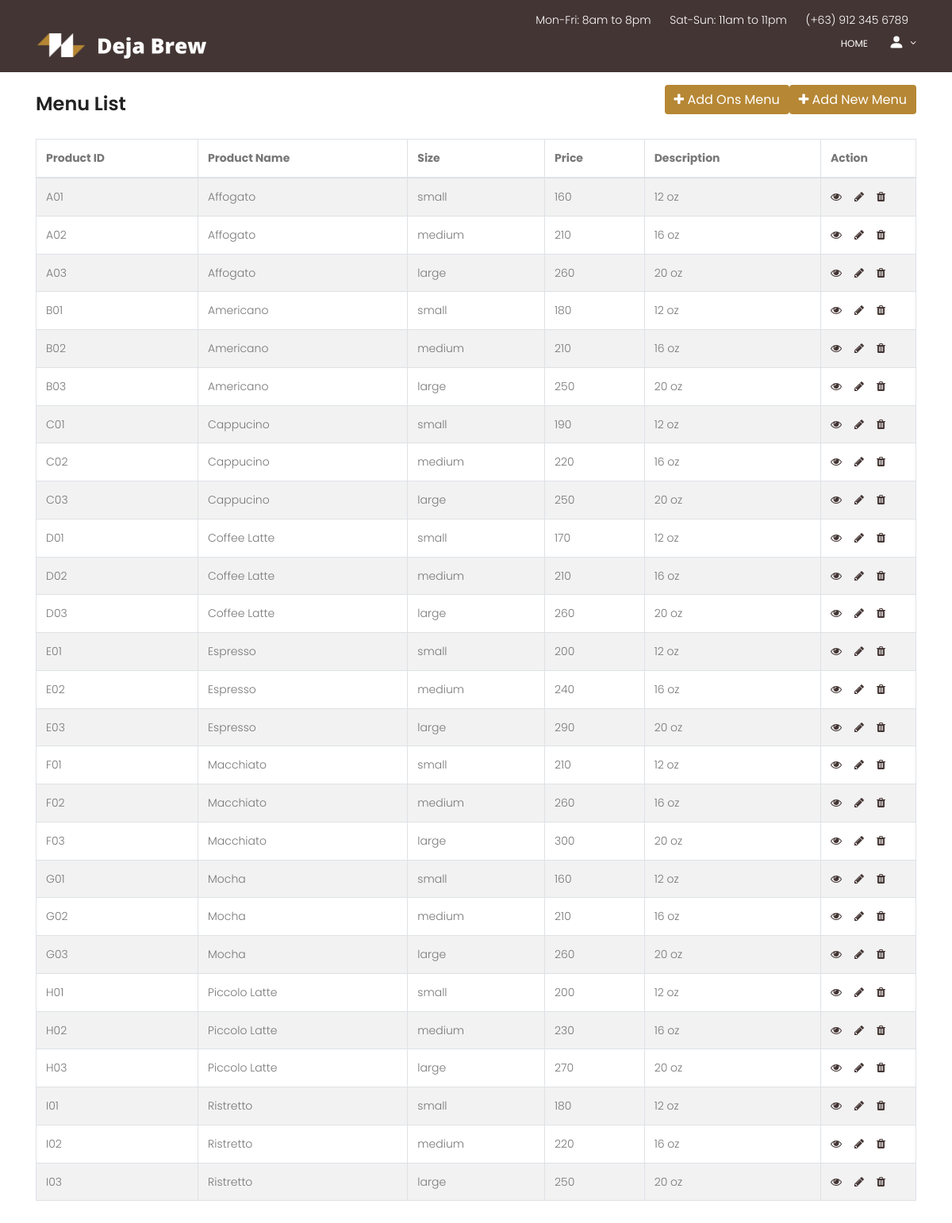
/Home-developer/Menu/menu.php, run on the app's committed database.
### tables this page shows
CREATE TABLE `product` (
  `Product_ID` varchar(50) NOT NULL COMMENT 'PK for coffee',
  `Product_Name` varchar(50) NOT NULL COMMENT 'Name of coffee',
  `Product_Type` varchar(50) NOT NULL COMMENT 'Size (S, M, L)',
  `Product_Price` int(50) NOT NULL COMMENT 'Price of coffee',
  `Description` varchar(50) NOT NULL COMMENT 'ex (12oz, 16oz)'
);

### Home-developer/Menu/menu.php (the view, shortened to what this page needs)
<!DOCTYPE html>
	<html lang="zxx" class="no-js">
	<head>
			<link rel="stylesheet" href="css/linearicons.css">
			<link rel="stylesheet" href="css/owl.carousel.css">
			<link rel="stylesheet" href="css/font-awesome.min.css">
			<link rel="stylesheet" href="css/nice-select.css">
			<link rel="stylesheet" href="css/magnific-popup.css">
			<link rel="stylesheet" href="css/bootstrap.css">
			<link rel="stylesheet" href="css/main.css">
</head>
<body>
<header id="header" id="home" style="background: #433533;">
				<div class="header-top">
		  			<div class="container">
				  		<div class="row justify-content-end">
				  			<div class="col-lg-8 col-sm-4 col-8 header-top-right no-padding">
				  				<ul>
				  					<li>
				  						Mon-Fri: 8am to 8pm
				  					</li>
				  					<li>
				  						Sat-Sun: 11am to 11pm
				  					</li>
				  					<li>
				  						<a href="tel:(012) 6985 236 7512">(+63) 912 345 6789</a>
				  					</li>
				  				</ul>
				  			</div>
				  		</div>
		  			</div>
				</div>
			    <div class="container">
			    	<div class="row align-items-center justify-content-between d-flex">
				      <div id="logo">
				        <a href="../index.php"><img src="img/logo.png" alt="" title="" /></a>
				      </div>
				      <nav id="nav-menu-container">
				        <ul class="nav-menu">
				          <li class="menu-active"><a href="../index.php">Home</a></li>
						  <li class="menu-has-children"><a href="">
							  <svg xmlns="http://www.w3.org/2000/svg" width="20" height="20" fill="currentColor" class="bi bi-person-fill" viewBox="0 0 16 16">
								  <path d="M3 14s-1 0-1-1 1-4 6-4 6 3 6 4-1 1-1 1H3zm5-6a3 3 0 1 0 0-6 3 3 0 0 0 0 6z"/>
							  </svg></a>
				          </li>
				        </ul>
				      </nav>
			    	</div>
			    </div>
			  </header>
			<br><br>
            <div class="whole-wrap">
				<div class="container">
					<div class="section-top-border">
						<h3 class="mb-30">Menu List
                        <a href="create.php" class="btn btn-dark pull-right" style="background:#B68734; border-style: none; margin-top: -10px;"><i class="fa fa-plus"></i> Add New Menu</a>
						<a href="./add_ons/add_ons.php" class="btn btn-dark pull-right" style="background:#B68734; border-style: none; margin-top: -10px;"><i class="fa fa-plus"></i> Add Ons Menu</a></h3>
								<?php
                                    require_once "config.php";
                                    $sql = "SELECT * FROM product";
                                    if($result = mysqli_query($link, $sql)){
                                        if(mysqli_num_rows($result) > 0){
                                            echo '<table class="table table-bordered table-striped justify-content-center">';
                                                echo "<thead>";
                                                    echo "<tr>";
                                                        echo "<th>Product ID</th>";
                                                        echo "<th>Product Name</th>";
                                                        echo "<th>Size</th>";
                                                        echo "<th>Price</th>";
                                                        echo "<th>Description</th>";
														echo "<th>Action</th>";
                                                    echo "</tr>";
                                                echo "</thead>";
                                                echo "<tbody>";
                                                while($row = mysqli_fetch_array($result)){
                                                    echo "<tr>";
                                                        echo "<td>" . $row['Product_ID'] . "</td>";
                                                        echo "<td>" . $row['Product_Name'] . "</td>";
														echo "<td>" . $row['Product_Type'] . "</td>";
                                                        echo "<td>" . $row['Product_Price'] . "</td>";
                                                        echo "<td>" . $row['Description'] . "</td>";
                                                        echo "<td>";
                                                            echo '<a href="read.php?id='. $row['Product_ID'] .'" class="mr-3" title="View Record" data-toggle="tooltip"><span class="fa fa-eye" style="color: #433533;"></span></a>';
                                                            echo '<a href="update.php?id='. $row['Product_ID'] .'" class="mr-3" title="Update Record" data-toggle="tooltip"><span class="fa fa-pencil" style="color: #433533;"></span></a>';
                                                            echo '<a href="delete.php?id='. $row['Product_ID'] .'" title="Delete Record" data-toggle="tooltip"><span class="fa fa-trash" style="color: #433533;"></span></a>';
                                                        echo "</td>";
                                                    echo "</tr>";
                                                }
                                                echo "</tbody>";
                                            echo "</table>";
                                        } else{
                                            echo '<div class="alert alert-danger"><em>No records were found.</em></div>';
                                        }
                                    } else{
                                        echo "Oops! Something went wrong. Please try again later.";
                                    }
                                    ?>
						</div>
				</div>
			</div>
</body>
</html>

### Home-developer/Menu/css/main.css (style rules this page uses)
body { color: #777777; font-family: "Poppins", sans-serif; font-size: 14px; font-weight: 300; line-height: 1.625em; position: relative; }
ol, ul { margin: 0; padding: 0; list-style: none; }
a { -webkit-transition: all 0.3s ease 0s; -moz-transition: all 0.3s ease 0s; -o-transition: all 0.3s ease 0s; transition: all 0.3s ease 0s; }
a, a:focus, a:hover { text-decoration: none; outline: 0; }
.btn i, .btn-large i, .btn-floating i, .btn-large i, .btn-flat i { font-size: 1em; line-height: inherit; }
h1, h2, h3, h4, h5, h6 { font-family: "Poppins", sans-serif; color: #222222; line-height: 1.2em !important; margin-bottom: 0; margin-top: 0; font-weight: 600; }
h3, .h3 { font-size: 24px; }
td, th { border-radius: 0px; }
.mb-30 { margin-bottom: 30px; }
.no-padding { padding: 0; }
h3 { font-size: 24px; }
h1, h2, h3, h4, h5, h6 { line-height: 1.5em; }
#header { padding: 14px 0; position: fixed; left: 0; top: 0; right: 0; transition: all 0.5s; z-index: 997; }
.header-top ul { text-align: right; margin-right: 5px; }
.header-top ul li { color: #fff; display: inline-block; margin-right: 20px; }
.header-top ul li a { color: #fff; }
#header #logo img { padding: 0; margin: 0; }
.nav-menu, .nav-menu * { margin: 0; padding: 0; list-style: none; }
.nav-menu li { position: relative; white-space: nowrap; }
.nav-menu > li { float: left; }
.sf-arrows .sf-with-ul { padding-right: 30px; }
.sf-arrows .sf-with-ul:after { content: "\f107"; position: absolute; right: 15px; font-family: FontAwesome; font-style: normal; font-weight: normal; }
#nav-menu-container { margin: 0; }
.nav-menu a { padding: 0 8px 0px 8px; text-decoration: none; display: inline-block; color: #fff; font-weight: 400; font-size: 12px; text-transform: uppercase; outline: none; }
.nav-menu > li { margin-left: 10px; }
#mobile-nav { position: fixed; top: 0; padding-top: 18px; bottom: 0; z-index: 998; background: rgba(0, 0, 0, 0.8); left: -260px; width: 260px; overflow-y: auto; transition: 0.4s; }
#mobile-nav ul { padding: 0; margin: 0; list-style: none; }
#mobile-nav ul li { position: relative; }
#mobile-nav ul li a { color: #fff; font-size: 13px; text-transform: uppercase; overflow: hidden; padding: 10px 22px 10px 15px; position: relative; text-decoration: none; width: 100%; display: block; outline: none; font-weight: 700; }
.whole-wrap { background-color: #fff; }
.section-top-border { padding: 70px 0; border-top: 1px dotted #eee; }

### Home-developer/Menu/menu.php (style rules this page uses)
table tr td:last-child { width: 120px; }

### data on the page
product: Product_ID "A01", Product_Name "Affogato", Product_Type "small", Product_Price "160", Description "12 oz"
product: Product_ID "A02", Product_Name "Affogato", Product_Type "medium", Product_Price "210", Description "16 oz"
product: Product_ID "A03", Product_Name "Affogato", Product_Type "large", Product_Price "260", Description "20 oz"
product: Product_ID "B01", Product_Name "Americano", Product_Type "small", Product_Price "180", Description "12 oz"
product: Product_ID "B02", Product_Name "Americano", Product_Type "medium", Product_Price "210", Description "16 oz"
product: Product_ID "B03", Product_Name "Americano", Product_Type "large", Product_Price "250", Description "20 oz"
product: Product_ID "C01", Product_Name "Cappucino", Product_Type "small", Product_Price "190", Description "12 oz"
product: Product_ID "C02", Product_Name "Cappucino", Product_Type "medium", Product_Price "220", Description "16 oz"
product: Product_ID "C03", Product_Name "Cappucino", Product_Type "large", Product_Price "250", Description "20 oz"
product: Product_ID "D01", Product_Name "Coffee Latte", Product_Type "small", Product_Price "170", Description "12 oz"
product: Product_ID "D02", Product_Name "Coffee Latte", Product_Type "medium", Product_Price "210", Description "16 oz"
product: Product_ID "D03", Product_Name "Coffee Latte", Product_Type "large", Product_Price "260", Description "20 oz"
product: Product_ID "E01", Product_Name "Espresso", Product_Type "small", Product_Price "200", Description "12 oz"
product: Product_ID "E02", Product_Name "Espresso", Product_Type "medium", Product_Price "240", Description "16 oz"
product: Product_ID "E03", Product_Name "Espresso", Product_Type "large", Product_Price "290", Description "20 oz"
product: Product_ID "F01", Product_Name "Macchiato", Product_Type "small", Product_Price "210", Description "12 oz"
product: Product_ID "F02", Product_Name "Macchiato", Product_Type "medium", Product_Price "260", Description "16 oz"
product: Product_ID "F03", Product_Name "Macchiato", Product_Type "large", Product_Price "300", Description "20 oz"
product: Product_ID "G01", Product_Name "Mocha", Product_Type "small", Product_Price "160", Description "12 oz"
product: Product_ID "G02", Product_Name "Mocha", Product_Type "medium", Product_Price "210", Description "16 oz"
product: Product_ID "G03", Product_Name "Mocha", Product_Type "large", Product_Price "260", Description "20 oz"
product: Product_ID "H01", Product_Name "Piccolo Latte", Product_Type "small", Product_Price "200", Description "12 oz"
product: Product_ID "H02", Product_Name "Piccolo Latte", Product_Type "medium", Product_Price "230", Description "16 oz"
product: Product_ID "H03", Product_Name "Piccolo Latte", Product_Type "large", Product_Price "270", Description "20 oz"
product: Product_ID "I01", Product_Name "Ristretto", Product_Type "small", Product_Price "180", Description "12 oz"
product: Product_ID "I02", Product_Name "Ristretto", Product_Type "medium", Product_Price "220", Description "16 oz"
product: Product_ID "I03", Product_Name "Ristretto", Product_Type "large", Product_Price "250", Description "20 oz"
